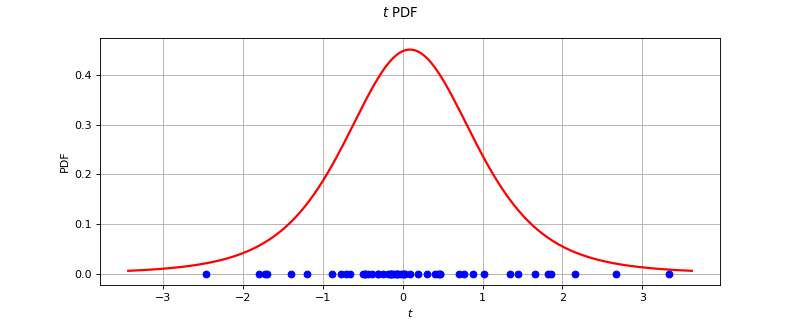

Reproduce this figure in Python.
import openturns as ot
from matplotlib import pyplot as plt
from openturns.viewer import View
ot.RandomGenerator.SetSeed(0)
factory = ot.StudentFactory()
ref = factory.build()
dimension = ref.getDimension()
if dimension <= 2:
    sample = ref.getSample(50)
    distribution = factory.build(sample)
    if dimension == 1:
        distribution.setDescription(['$t$'])
        pdf_graph = distribution.drawPDF(256)
        cloud = ot.Cloud(sample, ot.Sample(sample.getSize(), 1))
        cloud.setColor('blue')
        cloud.setPointStyle('fcircle')
        pdf_graph.add(cloud)
        fig = plt.figure(figsize=(10, 4))
        plt.suptitle(str(distribution))
        pdf_axis = fig.add_subplot(111)
        View(pdf_graph, figure=fig, axes=[pdf_axis], add_legend=False)
    else:
        sample = ref.getSample(500)
        distribution.setDescription(['$t_0$', '$t_1$'])
        pdf_graph = distribution.drawPDF([256]*2)
        cloud = ot.Cloud(sample)
        cloud.setColor('red')
        cloud.setPointStyle('fcircle')
        pdf_graph.add(cloud)
        fig = plt.figure(figsize=(10, 4))
        plt.suptitle(str(distribution))
        pdf_axis = fig.add_subplot(111)
        View(pdf_graph, figure=fig, axes=[pdf_axis], add_legend=False, square_axes=True)
